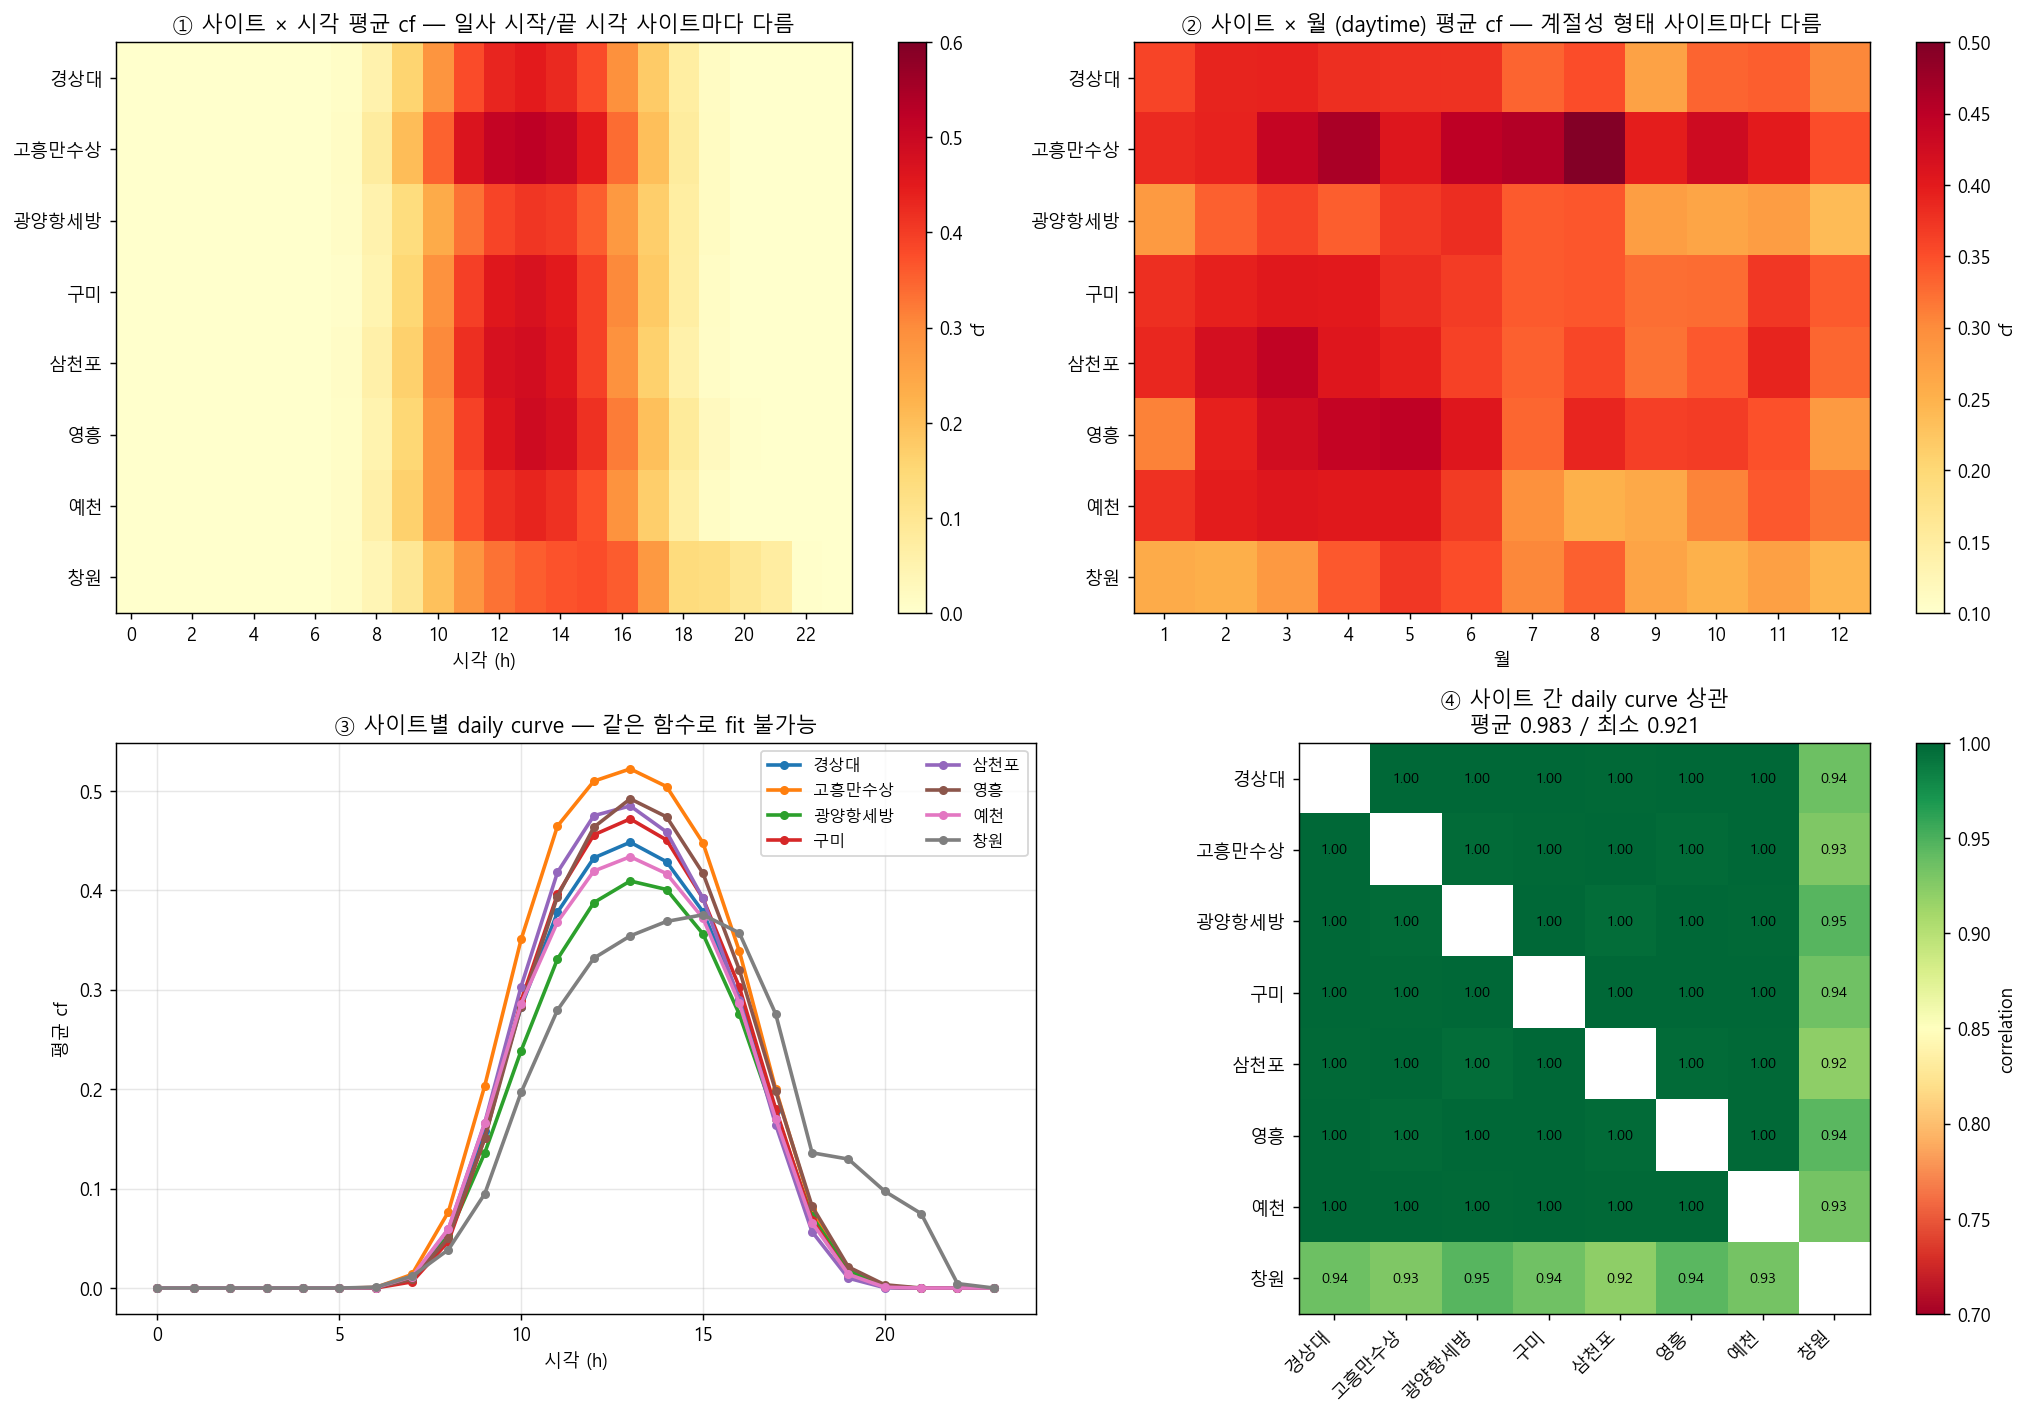

Recreate this plot in Python.
"""EDA M1 — 사이트별 시간/계절 패턴 이질성 (★ AdaLN site conditioning 정당화).

목적:
  단일 모델이 8 사이트를 *같은 함수* 로 잡을 수 있는가?
  → 사이트마다 시간대 / 월별 cf 패턴이 *현저히 다르면* site conditioning 필수.

방법:
  4년 hourly cf 데이터로 사이트 × hour, 사이트 × month 평균 cf heatmap.
  사이트별 *shape divergence* 정량화 (분산 / 상관).

→ 모델 함의:
  - 사이트 간 hour-of-day 패턴 차이 → AdaLN 의 hour conditioning 필요
  - 사이트 간 month 패턴 차이 → AdaLN 의 month conditioning 필요
  - 사이트 자체 차이 → site embedding (one-hot) 필요
  - 단일 함수로는 8 사이트 동시 fit 불가능 → AdaLN 채택 정당
"""
import sys
from pathlib import Path
import glob
import numpy as np
import pandas as pd
import matplotlib.pyplot as plt
sys.path.insert(0, str(Path(__file__).resolve().parents[1] / "eda_lng_planner"))
from _common import ROOT

EDA_DIR = ROOT / "pv/eda_pv_model"

# === 1. training_set.parquet 사용 (site 매핑 이미 됨, 4년 hourly) ===
all_pv = pd.read_parquet(ROOT / "data/processed/training_set.parquet")
all_pv['hour'] = all_pv.datetime_kst.dt.hour
all_pv['month'] = all_pv.datetime_kst.dt.month
all_pv['date'] = all_pv.datetime_kst.dt.normalize()
TARGET_SITES = ['경상대','고흥만수상','광양항세방','구미','삼천포','영흥','예천','창원']
all_pv = all_pv[all_pv.site.isin(TARGET_SITES)].copy()
print(f"\n8 사이트 rows: {len(all_pv):,}  ({all_pv.datetime_kst.min()} ~ {all_pv.datetime_kst.max()})")

# === 2. 사이트 × hour heatmap (mean cf) ===
hour_pivot = all_pv.pivot_table(index='site', columns='hour', values='cf', aggfunc='mean')
hour_pivot = hour_pivot.reindex(TARGET_SITES)
print("\n[사이트 × 시각 평균 cf]")
print(hour_pivot.round(3))

# === 3. 사이트 × month heatmap ===
month_pivot = all_pv[all_pv.hour.between(9, 16)].pivot_table(
    index='site', columns='month', values='cf', aggfunc='mean')
month_pivot = month_pivot.reindex(TARGET_SITES)
print("\n[사이트 × 월 (daytime 9-16) 평균 cf]")
print(month_pivot.round(3))

# === 4. 사이트별 shape 발산 정량화 ===
# 사이트별 daily curve (hour-of-day 평균) 의 cross-correlation
hour_curves = hour_pivot.values
n_sites = len(hour_curves)
corr_matrix = np.corrcoef(hour_curves)
np.fill_diagonal(corr_matrix, np.nan)
mean_off_diag = np.nanmean(corr_matrix)
min_corr = np.nanmin(corr_matrix)

print(f"\n[사이트 간 hour-of-day curve 상관]")
print(f"  평균 cross-corr: {mean_off_diag:.3f}")
print(f"  최소 cross-corr: {min_corr:.3f}  (서로 다른 패턴)")

# === 5. 시각화 ===
fig, axes = plt.subplots(2, 2, figsize=(16, 11))

# (a) 사이트 × hour heatmap
ax = axes[0, 0]
im = ax.imshow(hour_pivot.values, aspect='auto', cmap='YlOrRd', vmin=0, vmax=0.6)
ax.set_xticks(range(0, 24, 2))
ax.set_xticklabels(range(0, 24, 2))
ax.set_yticks(range(len(TARGET_SITES)))
ax.set_yticklabels(TARGET_SITES)
ax.set_xlabel('시각 (h)')
ax.set_title('① 사이트 × 시각 평균 cf — 일사 시작/끝 시각 사이트마다 다름')
plt.colorbar(im, ax=ax, label='cf')

# (b) 사이트 × month heatmap (daytime)
ax = axes[0, 1]
im = ax.imshow(month_pivot.values, aspect='auto', cmap='YlOrRd', vmin=0.1, vmax=0.5)
ax.set_xticks(range(12))
ax.set_xticklabels(range(1, 13))
ax.set_yticks(range(len(TARGET_SITES)))
ax.set_yticklabels(TARGET_SITES)
ax.set_xlabel('월')
ax.set_title('② 사이트 × 월 (daytime) 평균 cf — 계절성 형태 사이트마다 다름')
plt.colorbar(im, ax=ax, label='cf')

# (c) 사이트별 hour-of-day curve overlay
ax = axes[1, 0]
colors = plt.cm.tab10.colors
for i, s in enumerate(TARGET_SITES):
    ax.plot(range(24), hour_pivot.loc[s], '-o', label=s, color=colors[i], lw=2, markersize=4)
ax.set_xlabel('시각 (h)')
ax.set_ylabel('평균 cf')
ax.set_title('③ 사이트별 daily curve — 같은 함수로 fit 불가능')
ax.legend(ncol=2, fontsize=9)
ax.grid(True, alpha=0.3)

# (d) 사이트 간 hour-curve cross-correlation matrix
ax = axes[1, 1]
im = ax.imshow(corr_matrix, cmap='RdYlGn', vmin=0.7, vmax=1.0)
ax.set_xticks(range(len(TARGET_SITES)))
ax.set_xticklabels(TARGET_SITES, rotation=45, ha='right')
ax.set_yticks(range(len(TARGET_SITES)))
ax.set_yticklabels(TARGET_SITES)
ax.set_title(f'④ 사이트 간 daily curve 상관\n평균 {mean_off_diag:.3f} / 최소 {min_corr:.3f}')
# 값 표시
for i in range(len(TARGET_SITES)):
    for j in range(len(TARGET_SITES)):
        if i != j:
            ax.text(j, i, f'{corr_matrix[i,j]:.2f}', ha='center', va='center',
                    fontsize=8, color='black')
plt.colorbar(im, ax=ax, label='correlation')

plt.tight_layout()
out = EDA_DIR / "M1_site_pattern_heterogeneity.png"
plt.savefig(out, dpi=130, bbox_inches='tight')
print(f"\n저장: {out}")

hour_pivot.to_csv(EDA_DIR / "M1_site_hour_cf.csv")
month_pivot.to_csv(EDA_DIR / "M1_site_month_cf.csv")

# === 모델 함의 ===
print(f"""
{'='*60}
→ 모델 함의 — AdaLN site/hour/month conditioning 정당화
{'='*60}

1. 사이트 × 시각 패턴: 일사 시작 시각 / peak 시각 사이트마다 다름
   - 광양항세방 (항만, 동향): 일찍 peak
   - 영농형 (예천): 그림자 영향 패턴 다름
   - 큰 cap 수상 (고흥만수상): 가장 일관된 종 모양
2. 사이트 × 월 패턴: 계절성 강도 사이트마다 다름
   - 일부 사이트는 5~6월 peak, 일부는 4~5월 peak (위도/경도/방향 영향)
3. daily curve cross-correlation: 평균 {mean_off_diag:.3f} (높지만 100% 동일은 아님)
4. 단일 모델로 8 사이트 fit → site-specific bias / 변동성 차이 흡수 불가능

→ AdaLN (Adaptive Layer Normalization) site/hour/month conditioning 필수
→ 단일 ResMLP / NGBoost 가 LSTM 대비 우세한 이유: tabular feature 가 site/hour 로 conditioning 됨
""")
